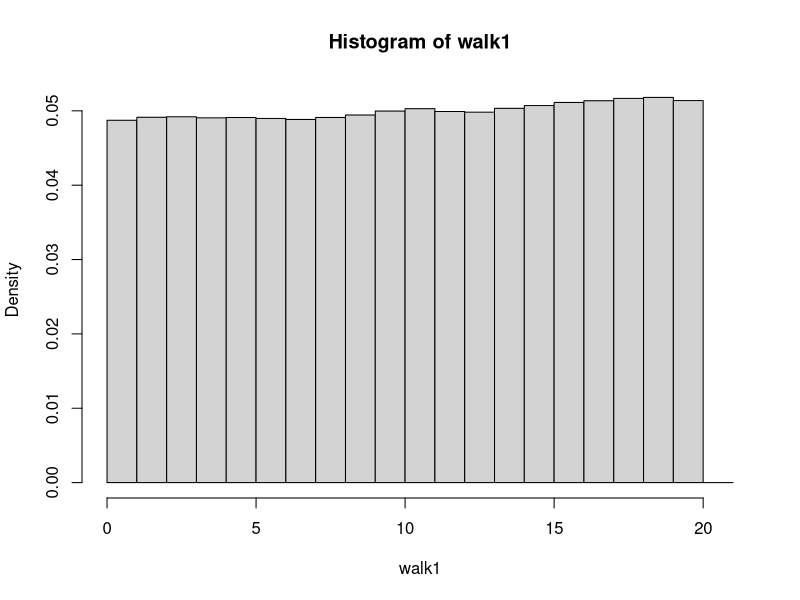
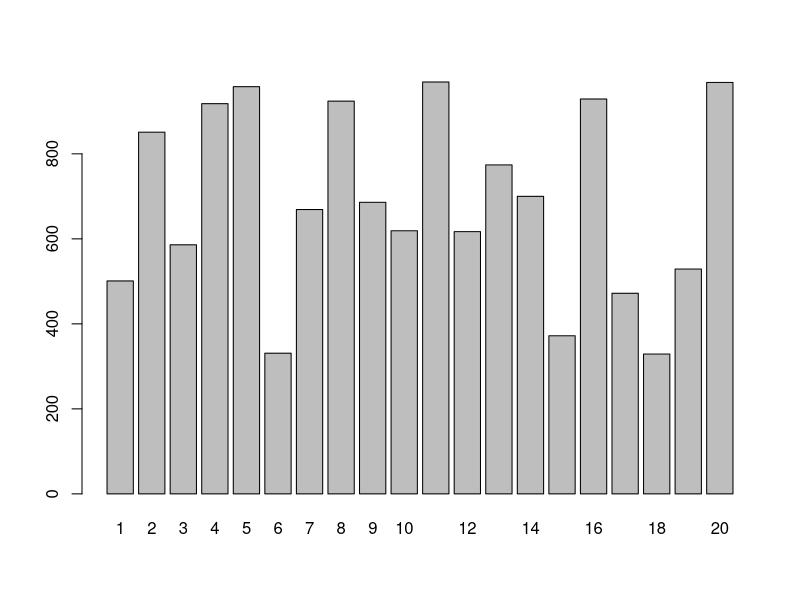
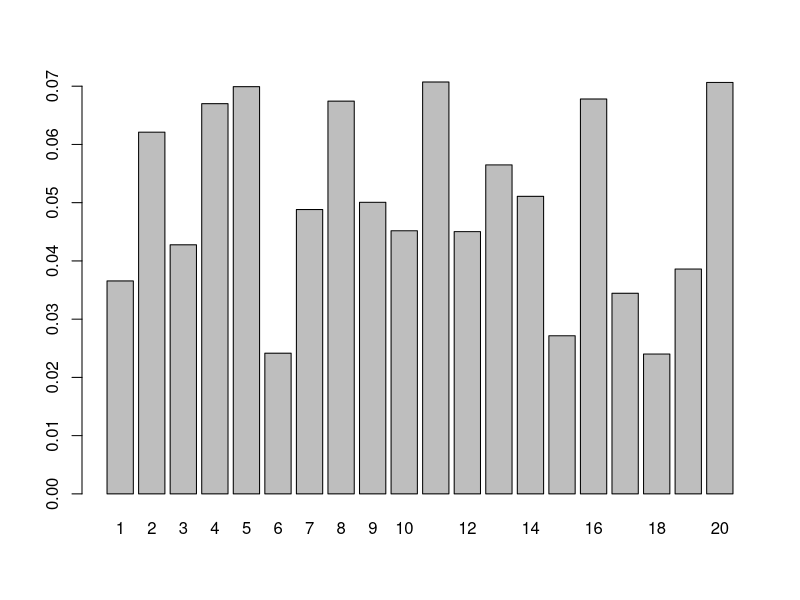
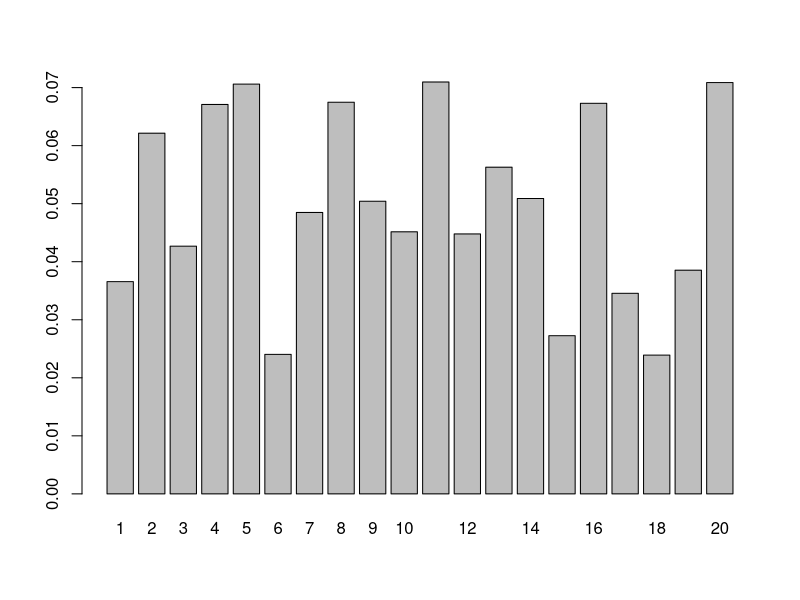
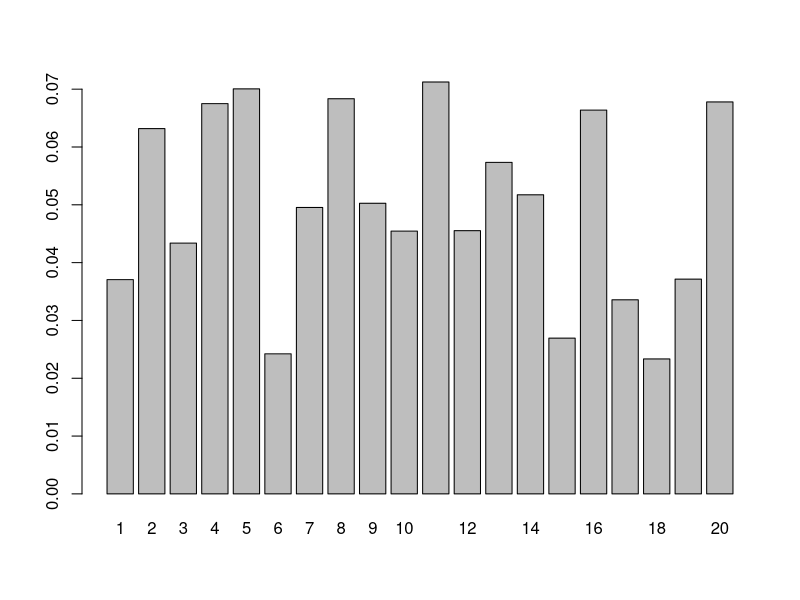

These charts were generated, in order, by the following R code:
## ---- chunk 1
#' @param init starting value.  Must be an integer between left and right inclusive
#' @param steps the number of steps to take in the random walk
#' @param left the left boundary of the walk
#' @param right the right boundary of the walk
rando_walk <-  function(init, steps, left = 1, right = 20) {
  
  out <- rep(NA, steps + 1)  # to store the output
  out[1] <- init  # start at the initial state
  
  for (i in 2:steps) { 
    step <- sample(c(-1, 1), 1)  # choose if the step is to the left or right
    proposed <- out[i - 1] + step
    
    if (proposed < left || proposed > right) {
      out[i] <- out[i - 1]
    } else {
      out[i] <- proposed
    }
  }
  out
}
## ---- chunk 2
# do the walk!
walk1 <- rando_walk(
  init = 5,
  steps = 1e6
)

# tabulate and plot the proportion of time the
# walk spends in each of the 20 states
hist(walk1, breaks = 0:21, freq = FALSE)
## ---- chunk 3
# make a totally random target distribution, but set the seed for reproducibility
set.seed(123)
target <- floor(runif(20, min = 300, max = 1000))
names(target) <- 1:20

# I made them integers...
# have a look at this thing:
target
## ---- chunk 4
barplot(target)
## ---- chunk 5
normo_target <- target / sum(target) 

# now plot it, (uncomment the following line once you have put your code in)
barplot(normo_target)
## ---- chunk 6
sample_iid <- sample(1:20, size = 1e6, prob = normo_target, replace = TRUE)
barplot(table(sample_iid) / length(sample_iid))
## ---- chunk 7
#' @param init starting value.  Must be an integer between left and right inclusive
#' @param steps the number of steps to take in the random walk
#' @param target a vector of unnormalized (if desired) probabilities
#' @param left the left boundary of the walk
#' @param right the right boundary of the walk
targeted_rando_walk <-  function(init, steps, target, left = 1, right = 20) {
  
  out <- rep(NA, steps + 1)  # to store the output
  out[1] <- init  # start at the initial state
  
  for (i in 2:steps) { 
    step <- sample(c(-1, 1), 1)  # choose if the step is to the left or right
    proposed <- out[i - 1] + step
    
    if (proposed < left || proposed > right) {
      out[i] <- out[i - 1]
    } else if (target[proposed] >= target[out[i - 1]]) {
      out[i] <- proposed
    } else if (target[proposed] < target[out[i - 1]]) {
      if (runif(1) < target[proposed] / target[out[i - 1]]) {
        out[i] <- proposed
      } else {
        out[i] <- out[i - 1]
      }
    }
  }
  out
}
## ---- chunk 8
twalk <- targeted_rando_walk(
  init = 5,
  steps = 1e6,
  target = target
)
## ---- chunk 9
barplot(table(twalk) / length(twalk))
